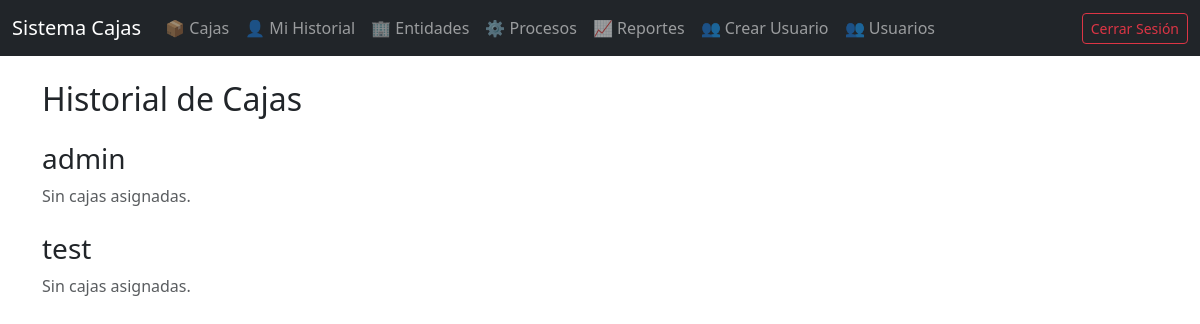
Page /cajas/historial/ (signed in) on the earlier database version.
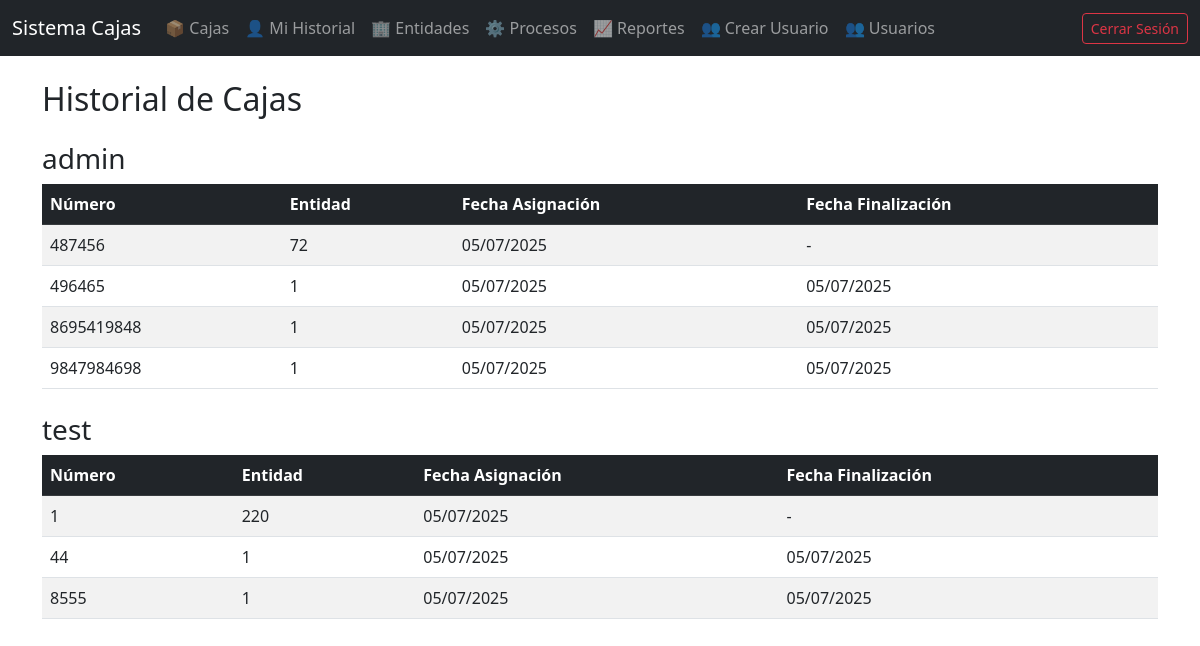
Same page on the later database version.
### usuarios/models.py (models this page shows)
class Usuario(AbstractUser):
    nombre = models.CharField(max_length=100)
    apellido = models.CharField(max_length=100)

### cajas/models.py (models this page shows, shortened)
class Caja(models.Model):
    numero = models.CharField(max_length=20, unique=True)
    entidad = models.ForeignKey(Entidad, on_delete=models.SET_NULL, null=True, blank=True)
    responsable = models.ForeignKey(Usuario, on_delete=models.SET_NULL, null=True, blank=True)
    fecha_asignacion = models.DateField(null=True, blank=True)
    fecha_finalizacion = models.DateField(null=True, blank=True)

### entidades/models.py (models this page shows, shortened)
class Entidad(models.Model):
    nombre = models.CharField(max_length=100)
    proceso = models.ForeignKey(Proceso, on_delete=models.CASCADE)
    activa = models.BooleanField(default=False)

### cajas/views.py (the view)
# urls.py: path('historial/', views.historial, name='historial'),
@login_required
def historial(request):
    if request.user.is_staff:
        User = Usuario
        usuarios = User.objects.all()
        cajas_por_usuario = {
            usuario: Caja.objects.filter(responsable=usuario)
            .order_by('-fecha_asignacion')
            for usuario in usuarios
        }
        context = {
            'admin_view': True,
            'cajas_por_usuario': cajas_por_usuario,
        }
    else:
        cajas = Caja.objects.filter(responsable=request.user).order_by('-fecha_asignacion')
        context = {
            'admin_view': False,
            'cajas': cajas,
        }
    return render(request, 'cajas/historial.html', context)

### templates/cajas/historial.html (shortened to what this page needs)
{% extends 'base.html' %}
{% block content %}
<h2 class="mb-4">Historial de Cajas</h2>
{% if admin_view %}
  {% for usuario, cajas in cajas_por_usuario.items %}
    <h3 class="mt-4">{{ usuario.username }}</h3>
    {% if cajas %}
    <table class="table table-striped">
      <thead class="table-dark">
        <tr>
          <th>Número</th>
          <th>Entidad</th>
          <th>Fecha Asignación</th>
          <th>Fecha Finalización</th>
        </tr>
      </thead>
      <tbody>
        {% for caja in cajas %}
        <tr>
          <td>{{ caja.numero }}</td>
          <td>{{ caja.entidad.nombre }}</td>
          <td>{{ caja.fecha_asignacion|date:"d/m/Y" }}</td>
          <td>{{ caja.fecha_finalizacion|date:"d/m/Y"|default:"-" }}</td>
        </tr>
        {% endfor %}
      </tbody>
    </table>
    {% else %}
      <p class="text-muted">Sin cajas asignadas.</p>
    {% endif %}
  {% endfor %}
{% endif %}
{% endblock %}

### templates/base.html (shortened to what this page needs)
<!DOCTYPE html>
<html lang="es">
<head>
  <link href="https://cdn.jsdelivr.net/npm/bootstrap@5.3.0/dist/css/bootstrap.min.css" rel="stylesheet">
</head>
<body>
  {% include "navbar.html" %}
  <div class="container mt-4">
    {% block content %}{% endblock %}
  </div>
</body>
</html>

### templates/navbar.html (shortened to what this page needs)
<nav class="navbar navbar-expand-lg navbar-dark bg-dark">
  <div class="container-fluid">
    <a class="navbar-brand" href="{% url 'inicio' %}">Sistema Cajas</a>
    <div class="collapse navbar-collapse justify-content-between">
      <ul class="navbar-nav me-auto">
        {% if request.user.is_authenticated %}
        <li class="nav-item"><a class="nav-link" href="{% url 'lista_cajas' %}">📦 Cajas</a></li>
        <li class="nav-item"><a class="nav-link" href="{% url 'historial' %}">👤 Mi Historial</a></li>
        {% if request.user.is_staff %}
        <li class="nav-item"><a class="nav-link" href="{% url 'lista_entidades' %}">🏢 Entidades</a></li>
        <li class="nav-item"><a class="nav-link" href="{% url 'lista_procesos' %}">⚙️ Procesos</a></li>
        <li class="nav-item"><a class="nav-link" href="{% url 'formulario_reporte' %}">📈 Reportes</a></li>
        <li class="nav-item"><a class="nav-link" href="{% url 'registrar_usuario' %}">👥 Crear Usuario</a></li>
        <a class="nav-link" href="{% url 'listar_usuarios' %}">👥 Usuarios</a>
        {% endif %}
      </ul>
      <ul class="navbar-nav ms-auto">
        <li class="nav-item">
          <form method="POST" action="{% url 'logout' %}" class="d-inline">
            <button type="submit" class="btn btn-outline-danger btn-sm">Cerrar Sesión</button>
          </form>
        </li>
      </ul>
      {% endif %}
    </div>
  </div>
</nav>

Differences in the rows shown:
changed Usuario "admin": text "Sin cajas asignadas." → "Número Entidad Fecha Asignación Fecha Finalización"
added Caja: numero "487456", entidad.nombre "72", fecha_asignacion "05/07/2025", fecha_finalizacion "-", shown under Usuario "admin"
added Caja: numero "496465", entidad.nombre "1", fecha_asignacion "05/07/2025", fecha_finalizacion "05/07/2025", shown under Usuario "admin"
added Caja: numero "8695419848", entidad.nombre "1", fecha_asignacion "05/07/2025", fecha_finalizacion "05/07/2025", shown under Usuario "admin"
added Caja: numero "9847984698", entidad.nombre "1", fecha_asignacion "05/07/2025", fecha_finalizacion "05/07/2025", shown under Usuario "admin"
changed Usuario "test": gains Caja (numero "1", entidad.nombre "220", fecha_asignacion "05/07/2025", fecha_finalizacion "-"); gains Caja (numero "44", entidad.nombre "1", fecha_asignacion "05/07/2025", fecha_finalizacion "05/07/2025"); gains Caja (numero "8555", entidad.nombre "1", fecha_asignacion "05/07/2025", fecha_finalizacion "05/07/2025"); text "Sin cajas asignadas." → "Número Entidad Fecha Asignación Fecha Finalización"
